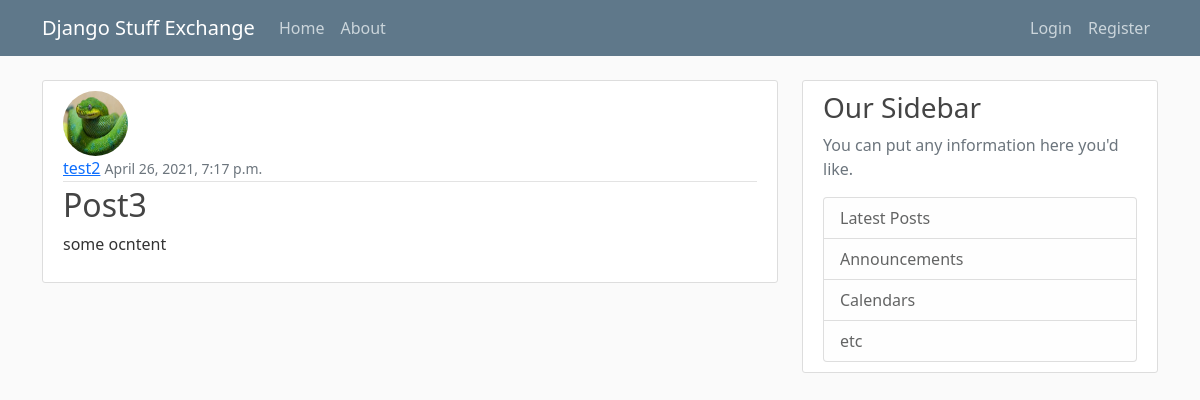
The app's page /post/18/ with its own data.
### blog/models.py (models this page shows, shortened)
class Post(models.Model):
    title = models.CharField(max_length=100)
    content = models.TextField()
    date_posted = models.DateTimeField(default=timezone.now)
    author = models.ForeignKey(User, on_delete=models.CASCADE)

### users/models.py (models this page shows, shortened)
class Profile(models.Model):
    user = models.OneToOneField(User, on_delete=models.CASCADE)
    image = models.ImageField(default='default.jpg', upload_to='profile_pics')

### blog/views.py (the view)
# urls.py: path('post/<int:pk>/', PostDetailView.as_view(), name='post-detail'),
class PostDetailView(DetailView):  # each single post page
    model = Post

### blog/templates/blog/post_detail.html (shortened to what this page needs)
{% extends 'blog/base.html' %}
{% block content %}
    <article class="media content-section">
        <img src="{{ object.author.profile.image.url }}" class="rounded-circle article-img" alt="profile pic">
        <div class="media-body">
            <div class="article-metadata">
                <a class="mr-2" href="{% url 'user-posts' object.author.username %}">{{ object.author }}</a>
                <small class="text-muted">{{ object.date_posted }}</small>
            </div>
            <h2 class="article-title">{{ object.title }}</h2>
            <p class="article-content">{{ object.content }}</p>
        </div>
    </article>
{% endblock content %}

### blog/static/blog/main.css (style rules this page uses)
body { background: #fafafa; color: #333333; margin-top: 5rem; }
h1, h2, h3, h4, h5, h6 { color: #444444; }
.content-section { background: #ffffff; padding: 10px 20px; border: 1px solid #dddddd; border-radius: 3px; margin-bottom: 20px; }
.article-title { color: #444444; }
.article-content { white-space: pre-line; }
.article-img { height: 65px; width: 65px; margin-right: 16px; }
.article-metadata { padding-bottom: 1px; margin-bottom: 4px; border-bottom: 1px solid #e3e3e3 }

### records on screen
Post: author.profile.image (placeholder picture), author "test2", date_posted "April 26, 2021, 7:17 p.m.", title "Post3", content "some ocntent"
